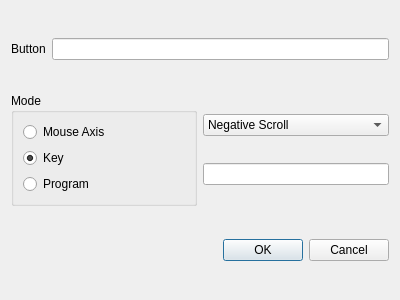
<?xml version="1.0" encoding="UTF-8"?>
<ui version="4.0">
 <class>MapDialog</class>
 <widget class="QDialog" name="MapDialog">
  <property name="geometry">
   <rect>
    <x>0</x>
    <y>0</y>
    <width>400</width>
    <height>300</height>
   </rect>
  </property>
  <property name="windowTitle">
   <string>Dialog</string>
  </property>
  <layout class="QVBoxLayout" name="verticalLayout_2">
   <item>
    <layout class="QHBoxLayout" name="horizontalLayout">
     <item>
      <widget class="QLabel" name="label">
       <property name="text">
        <string>Button</string>
       </property>
      </widget>
     </item>
     <item>
      <widget class="QLineEdit" name="buttonEdit">
       <property name="readOnly">
        <bool>true</bool>
       </property>
      </widget>
     </item>
    </layout>
   </item>
   <item>
    <layout class="QHBoxLayout" name="horizontalLayout_2">
     <item>
      <widget class="QGroupBox" name="groupBox">
       <property name="sizePolicy">
        <sizepolicy hsizetype="Preferred" vsizetype="Preferred">
         <horstretch>0</horstretch>
         <verstretch>0</verstretch>
        </sizepolicy>
       </property>
       <property name="title">
        <string>Mode</string>
       </property>
       <layout class="QVBoxLayout" name="verticalLayout_3">
        <item>
         <widget class="QRadioButton" name="MouseRadio">
          <property name="text">
           <string>Mouse Axis</string>
          </property>
         </widget>
        </item>
        <item>
         <widget class="QRadioButton" name="keyRadio">
          <property name="text">
           <string>Key</string>
          </property>
          <property name="checked">
           <bool>true</bool>
          </property>
         </widget>
        </item>
        <item>
         <widget class="QRadioButton" name="ProgramRadio">
          <property name="text">
           <string>Program</string>
          </property>
         </widget>
        </item>
       </layout>
      </widget>
     </item>
     <item>
      <layout class="QVBoxLayout" name="verticalLayout">
       <property name="sizeConstraint">
        <enum>QLayout::SetMinimumSize</enum>
       </property>
       <item>
        <widget class="QComboBox" name="axisComboBox">
         <property name="sizePolicy">
          <sizepolicy hsizetype="Minimum" vsizetype="Fixed">
           <horstretch>0</horstretch>
           <verstretch>0</verstretch>
          </sizepolicy>
         </property>
         <item>
          <property name="text">
           <string>Negative Scroll</string>
          </property>
         </item>
         <item>
          <property name="text">
           <string>Positive Scroll</string>
          </property>
         </item>
        </widget>
       </item>
       <item>
        <widget class="QLineEdit" name="keyProgramLineEdit">
         <property name="sizePolicy">
          <sizepolicy hsizetype="Minimum" vsizetype="Fixed">
           <horstretch>0</horstretch>
           <verstretch>0</verstretch>
          </sizepolicy>
         </property>
        </widget>
       </item>
      </layout>
     </item>
    </layout>
   </item>
   <item>
    <widget class="QDialogButtonBox" name="buttonBox">
     <property name="orientation">
      <enum>Qt::Horizontal</enum>
     </property>
     <property name="standardButtons">
      <set>QDialogButtonBox::Cancel|QDialogButtonBox::Ok</set>
     </property>
    </widget>
   </item>
  </layout>
 </widget>
 <resources/>
 <connections>
  <connection>
   <sender>buttonBox</sender>
   <signal>accepted()</signal>
   <receiver>MapDialog</receiver>
   <slot>accept()</slot>
   <hints>
    <hint type="sourcelabel">
     <x>248</x>
     <y>254</y>
    </hint>
    <hint type="destinationlabel">
     <x>157</x>
     <y>274</y>
    </hint>
   </hints>
  </connection>
  <connection>
   <sender>buttonBox</sender>
   <signal>rejected()</signal>
   <receiver>MapDialog</receiver>
   <slot>reject()</slot>
   <hints>
    <hint type="sourcelabel">
     <x>316</x>
     <y>260</y>
    </hint>
    <hint type="destinationlabel">
     <x>286</x>
     <y>274</y>
    </hint>
   </hints>
  </connection>
 </connections>
</ui>
